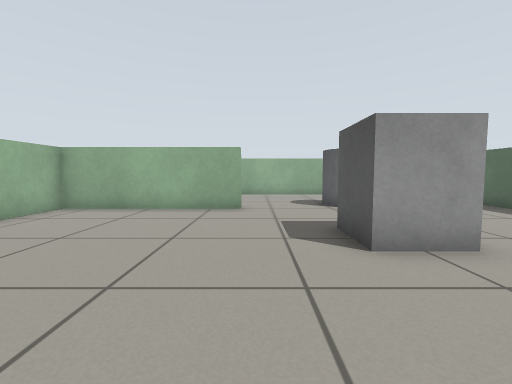
View 1 (above)

16 first-person views from a walk through a robot-simulator world made for Gazebo. The camera is 0.57 m above the floor, tilts 4° down and sees 90° across. The floor is counted in squares, 0.5 m on a side. Each view is taken from the middle of a square. On the plan, view 1 faces up. The plan holds only what a view shows up to about 12 squares ahead; the rest is blank.

View 2
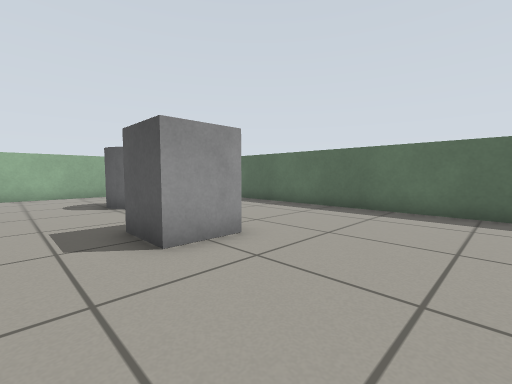

View 3
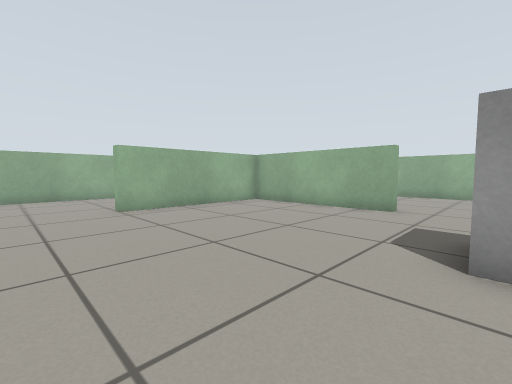

View 4
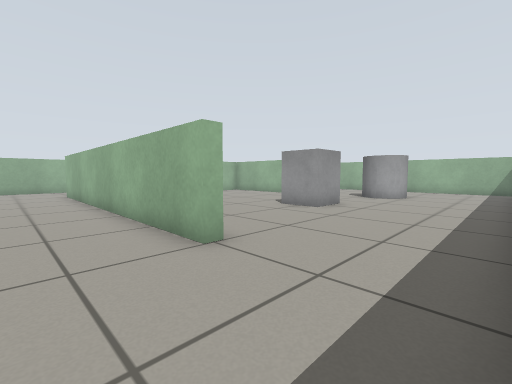

View 5
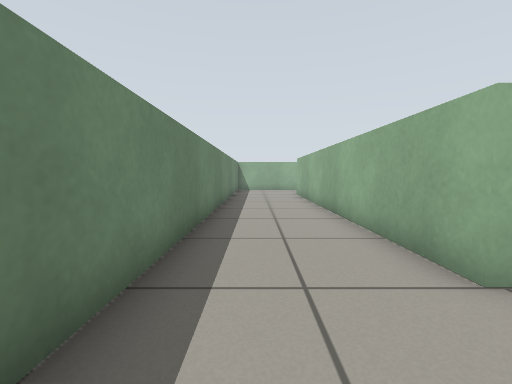

View 6
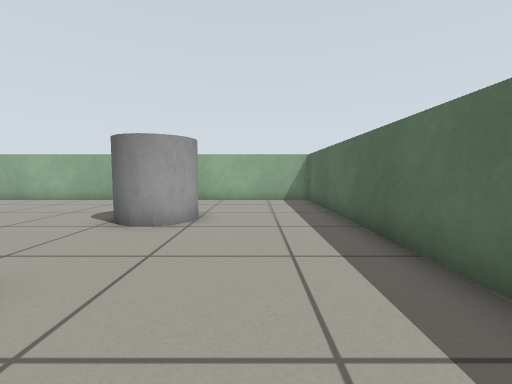

View 7
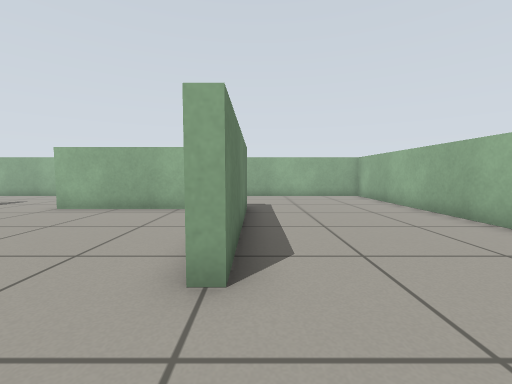

View 8
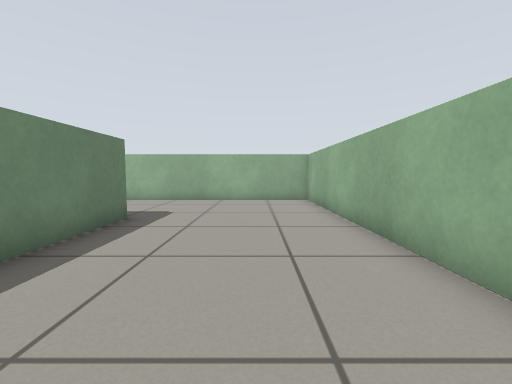

View 9
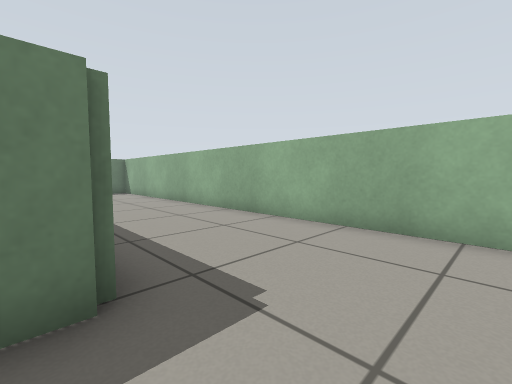

View 10
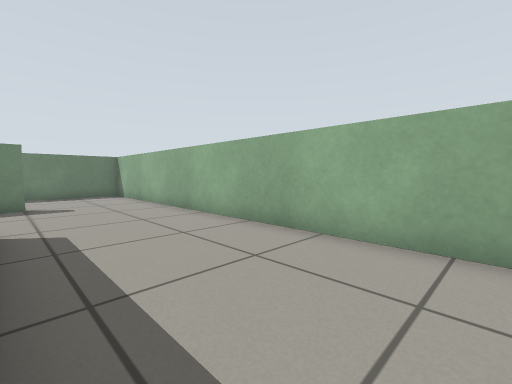

View 11
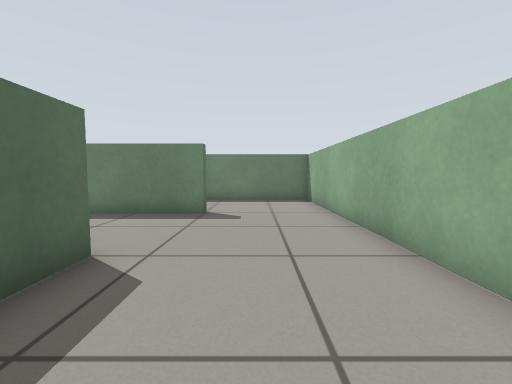

View 12
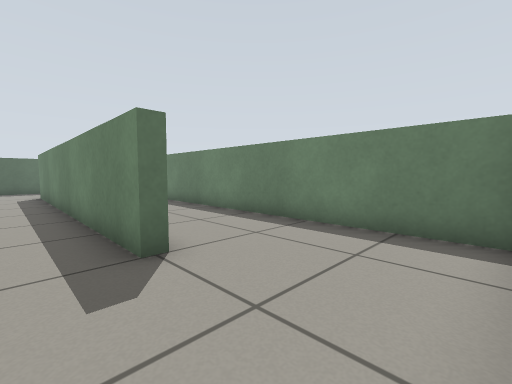

View 13
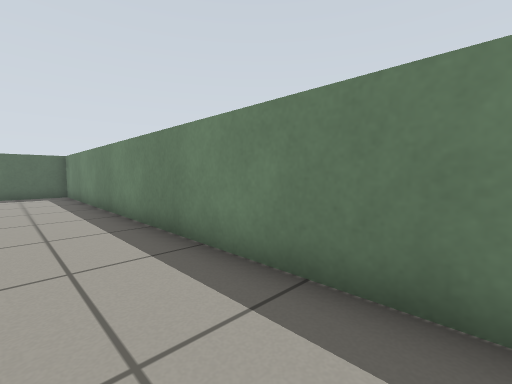

View 14
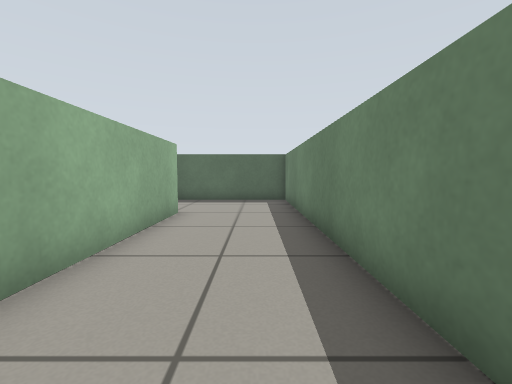

View 15
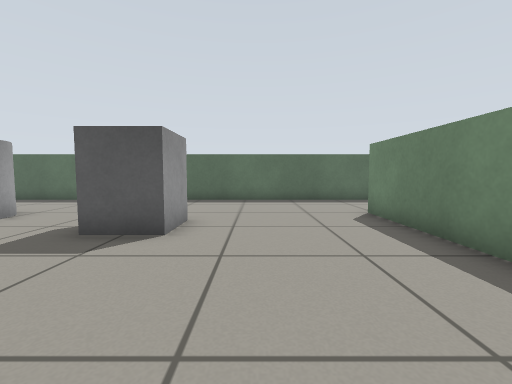

View 16
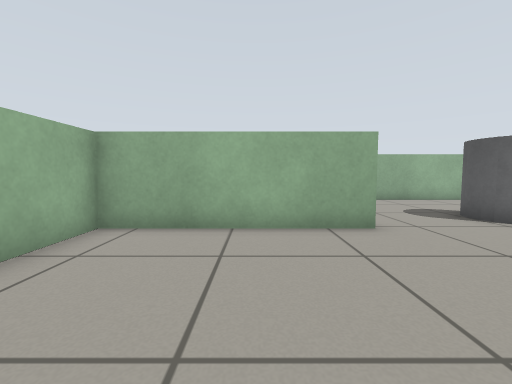

### Floor plan
Points are (right, up) in squares from view 1. A wall is a line through its corners. A room is listed if a view was taken in it or the views show most of it. See-through windows are left out.
Room 1 (views 1, 2, 3, 4, 5, 6, 7, 8, 9, 10, 11, 12, 13, 14, 15, 16)
walls: (-6.6, 8.7) (-0.5, 8.7) (-0.5, 8.3) (-6.3, 8.3) (-6.3, 2.5) (-6.7, 2.5) (-6.7, 3.9); (-7.5, -1.8) (-7.5, -1.3) (4.5, -1.3) (4.5, -1.7) (-6.8, -1.7); (8.3, 14.3) (-11.3, 14.3) (-11.3, -5.3) (8.3, -5.3) (8.3, 14.3)
objects: grey box (2, 4) to (3, 5); grey cylinder (3, 9) to (4, 10)

Where each view was taken, in squares from view 1:
view 1: 0 up, 0 right, facing up
view 2: 0 up, 0 right, facing up-right
view 3: 0 up, 2 right, facing up-left
view 4: 4 down, 8 right, facing up-left
view 5: 4 down, 7 right, facing left
view 6: 3 up, 6 right, facing up
view 7: 9 up, 2 right, facing left
view 8: 12 up, 0 right, facing left
view 9: 11 up, 6 left, facing down-left
view 10: 9 up, 7 left, facing down-left
view 11: 6 up, 9 left, facing down
view 12: 0 up, 11 left, facing down-right
view 13: 3 down, 7 left, facing down-right
view 14: 4 down, 3 left, facing right
view 15: 2 up, 3 left, facing right
view 16: 3 up, 3 left, facing up
